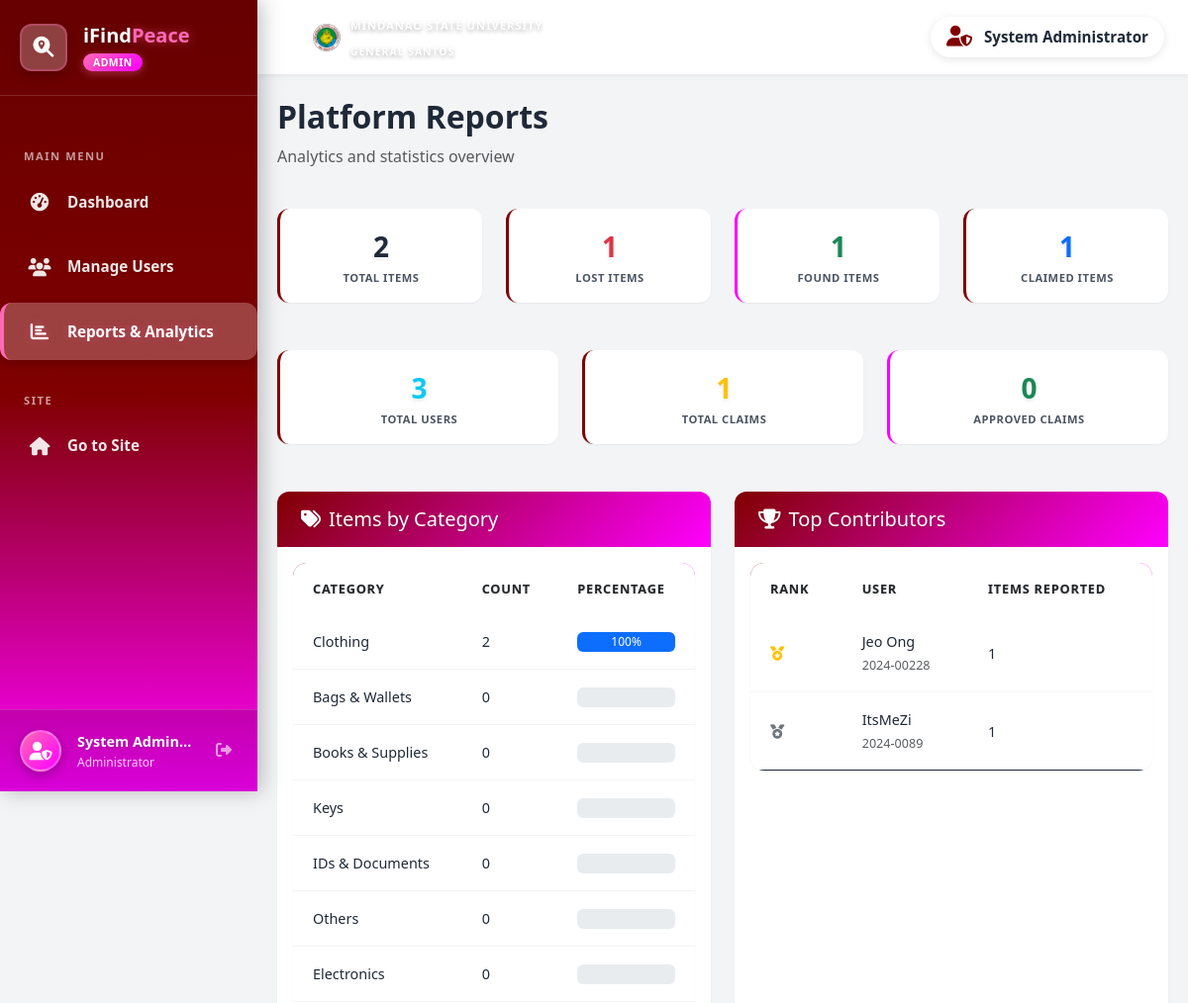
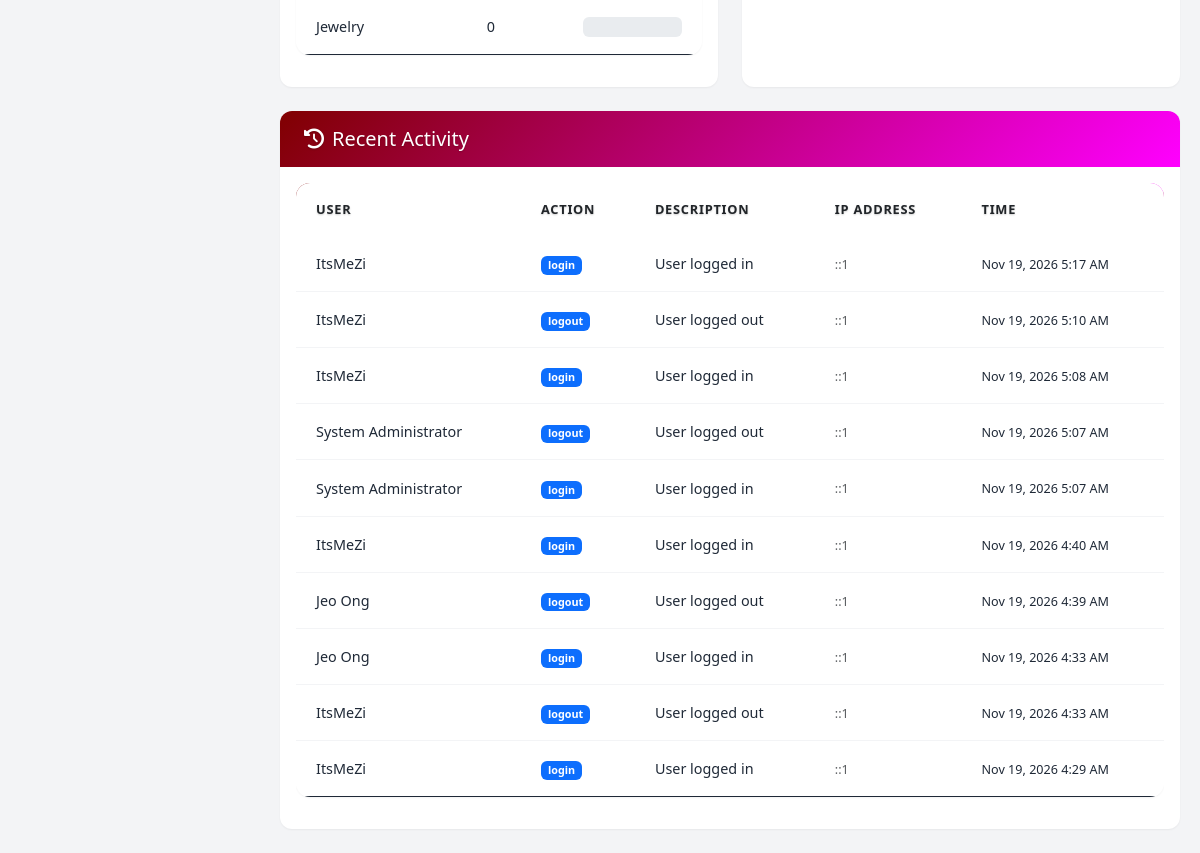
Screenshot of /admin/reports.php (signed in) with the database file from the repository (2 pictures, top to bottom).
### tables this page shows
CREATE TABLE `activity_log` (
  `log_id` int(11) NOT NULL,
  `user_id` int(11) DEFAULT NULL,
  `action` varchar(100) NOT NULL,
  `description` text DEFAULT NULL,
  `ip_address` varchar(45) DEFAULT NULL,
  `created_at` timestamp NOT NULL DEFAULT current_timestamp()
);

CREATE TABLE `users` (
  `user_id` int(11) NOT NULL,
  `student_id` varchar(20) NOT NULL,
  `full_name` varchar(100) NOT NULL,
  `email` varchar(100) NOT NULL,
  `password` varchar(255) NOT NULL,
  `phone` varchar(20) DEFAULT NULL,
  `course` varchar(100) DEFAULT NULL,
  `year_level` varchar(20) DEFAULT NULL,
  `user_type` enum('user','admin') DEFAULT 'user',
  `profile_picture` varchar(255) DEFAULT NULL,
  `honesty_pledge_signed` tinyint(1) DEFAULT 0,
  `pledge_signed_date` datetime DEFAULT NULL,
  `created_at` timestamp NOT NULL DEFAULT current_timestamp(),
  `updated_at` timestamp NOT NULL DEFAULT current_timestamp() ON UPDATE current_timestamp(),
  `status` enum('active','inactive','suspended') DEFAULT 'active'
);

### admin/reports.php (the view, shortened to what this page needs)
<?php
$conn = getDBConnection();
$stats = [
    'total_items' => $conn->query("SELECT COUNT(*) as count FROM items")->fetch_assoc()['count'],
    'lost_items' => $conn->query("SELECT COUNT(*) as count FROM items WHERE item_type = 'lost'")->fetch_assoc()['count'],
    'found_items' => $conn->query("SELECT COUNT(*) as count FROM items WHERE item_type = 'found'")->fetch_assoc()['count'],
    'claimed_items' => $conn->query("SELECT COUNT(*) as count FROM items WHERE status = 'claimed'")->fetch_assoc()['count'],
    'total_users' => $conn->query("SELECT COUNT(*) as count FROM users")->fetch_assoc()['count'],
    'total_claims' => $conn->query("SELECT COUNT(*) as count FROM claims")->fetch_assoc()['count'],
    'approved_claims' => $conn->query("SELECT COUNT(*) as count FROM claims WHERE claim_status = 'approved'")->fetch_assoc()['count'],
];
$category_stats = $conn->query("SELECT c.category_name, COUNT(i.item_id) as count
                                FROM categories c
                                LEFT JOIN items i ON c.category_id = i.category_id
                                GROUP BY c.category_id, c.category_name
                                ORDER BY count DESC");
$recent_activity = $conn->query("SELECT * FROM activity_log ORDER BY created_at DESC LIMIT 10");
$top_users = $conn->query("SELECT u.full_name, u.student_id, COUNT(i.item_id) as item_count
                          FROM users u
                          JOIN items i ON u.user_id = i.user_id
                          GROUP BY u.user_id, u.full_name, u.student_id
                          ORDER BY item_count DESC
                          LIMIT 5");
?>
<!DOCTYPE html>
<html lang="en">
<head>
    <link href="https://cdn.jsdelivr.net/npm/bootstrap@5.3.0/dist/css/bootstrap.min.css" rel="stylesheet">
    <link href="https://cdnjs.cloudflare.com/ajax/libs/font-awesome/6.4.0/css/all.min.css" rel="stylesheet">
    <link href="../assets/css/style.css" rel="stylesheet">
    <link href="../assets/css/sidebar.css" rel="stylesheet">
</head>
<body class="sidebar-layout">
    <?php include 'includes/sidebar.php'; ?>
    <div class="main-content">
        <div class="topbar">
            <div class="topbar-left">
                <div class="msu-nav-text ms-3 d-none d-lg-flex align-items-center">
                    <img src="../assets/images/msu-logo.jpg" alt="MSU Logo" class="msu-logo-icon me-2">
                    <div>
                        <small class="text-white" style="font-size: 0.7rem; letter-spacing: 1px; font-weight: 700; text-shadow: 0 2px 4px rgba(0,0,0,0.3);">MINDANAO STATE UNIVERSITY</small>
                        <br>
                        <small class="text-white" style="font-size: 0.65rem; letter-spacing: 1px; font-weight: 600; text-shadow: 0 2px 4px rgba(0,0,0,0.3);">GENERAL SANTOS</small>
                    </div>
                </div>
            </div>
            <div class="topbar-right">
                <div class="topbar-user">
                    <i class="fas fa-user-shield"></i>
                    <?php echo htmlspecialchars($_SESSION['full_name']); ?>
                </div>
            </div>
        </div>
        <div class="page-content">
        <div class="row mb-4">
            <div class="col-12">
                <h2 class="fw-bold">Platform Reports</h2>
                <p class="text-muted">Analytics and statistics overview</p>
            </div>
        </div>
        <div class="row g-4 mb-5">
            <div class="col-md-3">
                <div class="stat-card text-center">
                    <div class="stat-number"><?php echo $stats['total_items']; ?></div>
                    <div class="stat-label">Total Items</div>
                </div>
            </div>
            <div class="col-md-3">
                <div class="stat-card text-center">
                    <div class="stat-number text-danger"><?php echo $stats['lost_items']; ?></div>
                    <div class="stat-label">Lost Items</div>
                </div>
            </div>
            <div class="col-md-3">
                <div class="stat-card success text-center">
                    <div class="stat-number text-success"><?php echo $stats['found_items']; ?></div>
                    <div class="stat-label">Found Items</div>
                </div>
            </div>
            <div class="col-md-3">
                <div class="stat-card text-center">
                    <div class="stat-number text-primary"><?php echo $stats['claimed_items']; ?></div>
                    <div class="stat-label">Claimed Items</div>
                </div>
            </div>
        </div>
        <div class="row g-4 mb-5">
            <div class="col-md-4">
                <div class="stat-card text-center">
                    <div class="stat-number text-info"><?php echo $stats['total_users']; ?></div>
                    <div class="stat-label">Total Users</div>
                </div>
            </div>
            <div class="col-md-4">
                <div class="stat-card text-center">
                    <div class="stat-number text-warning"><?php echo $stats['total_claims']; ?></div>
                    <div class="stat-label">Total Claims</div>
                </div>
            </div>
            <div class="col-md-4">
                <div class="stat-card success text-center">
                    <div class="stat-number text-success"><?php echo $stats['approved_claims']; ?></div>
                    <div class="stat-label">Approved Claims</div>
                </div>
            </div>
        </div>
        <div class="row">
            <div class="col-lg-6 mb-4">
                <div class="card h-100">
                    <div class="card-header">
                        <h5 class="mb-0"><i class="fas fa-tags me-2"></i>Items by Category</h5>
                    </div>
                    <div class="card-body">
                        <?php if ($category_stats->num_rows > 0): ?>
                            <table class="table">
                                <thead>
                                    <tr>
                                        <th>Category</th>
                                        <th>Count</th>
                                        <th>Percentage</th>
                                    </tr>
                                </thead>
                                <tbody>
                                    <?php
                                    $total = $stats['total_items'];
                                    while ($cat = $category_stats->fetch_assoc()):
                                        $percentage = $total > 0 ? round(($cat['count'] / $total) * 100, 1) : 0;
                                    ?>
                                        <tr>
                                            <td><?php echo htmlspecialchars($cat['category_name']); ?></td>
                                            <td><?php echo $cat['count']; ?></td>
                                            <td>
                                                <div class="progress" style="height: 20px;">
                                                    <div class="progress-bar" role="progressbar" style="width: <?php echo $percentage; ?>%;" aria-valuenow="<?php echo $percentage; ?>" aria-valuemin="0" aria-valuemax="100">
                                                        <?php echo $percentage; ?>%
                                                    </div>
                                                </div>
                                            </td>
                                        </tr>
                                    <?php endwhile; ?>
                                </tbody>
                            </table>
                        <?php else: ?>
                            <p class="text-muted text-center">No data available</p>
                        <?php endif; ?>
                    </div>
                </div>
            </div>
            <div class="col-lg-6 mb-4">
                <div class="card h-100">
                    <div class="card-header">
                        <h5 class="mb-0"><i class="fas fa-trophy me-2"></i>Top Contributors</h5>
                    </div>
                    <div class="card-body">
                        <?php if ($top_users->num_rows > 0): ?>
                            <table class="table">
                                <thead>
                                    <tr>
                                        <th>Rank</th>
                                        <th>User</th>
                                        <th>Items Reported</th>
                                    </tr>
                                </thead>
                                <tbody>
                                    <?php
                                    $rank = 1;
                                    while ($user = $top_users->fetch_assoc()): ?>
                                        <tr>
                                            <td>
                                                <?php if ($rank === 1): ?>
                                                    <i class="fas fa-medal text-warning"></i>
                                                <?php elseif ($rank === 2): ?>
                                                    <i class="fas fa-medal text-secondary"></i>
                                                <?php elseif ($rank === 3): ?>
                                                    <i class="fas fa-medal text-danger"></i>
                                                <?php else: ?>
                                                    <?php echo $rank; ?>
                                                <?php endif; ?>
                                            </td>
                                            <td>
                                                <?php echo htmlspecialchars($user['full_name']); ?>
                                                <br>
                                                <small class="text-muted"><?php echo htmlspecialchars($user['student_id']); ?></small>
                                            </td>
                                            <td><?php echo $user['item_count']; ?></td>
                                        </tr>
                                    <?php
                                    $rank++;
                                    endwhile; ?>
                                </tbody>
                            </table>
                        <?php else: ?>
                            <p class="text-muted text-center">No data available</p>
                        <?php endif; ?>
                    </div>
                </div>
            </div>
        </div>
        <div class="row">
            <div class="col-12">
                <div class="card">
                    <div class="card-header">
                        <h5 class="mb-0"><i class="fas fa-history me-2"></i>Recent Activity</h5>
                    </div>
                    <div class="card-body">
                        <?php if ($recent_activity->num_rows > 0): ?>
                            <div class="table-responsive">
                                <table class="table">
                                    <thead>
                                        <tr>
                                            <th>User</th>
                                            <th>Action</th>
                                            <th>Description</th>
                                            <th>IP Address</th>
                                            <th>Time</th>
                                        </tr>
                                    </thead>
                                    <tbody>
                                        <?php while ($activity = $recent_activity->fetch_assoc()): ?>
                                            <tr>
                                                <td>
                                                    <?php if ($activity['user_id']): ?>
                                                        <?php
                                                        $conn = getDBConnection();
                                                        $stmt = $conn->prepare("SELECT full_name FROM users WHERE user_id = ?");
                                                        $stmt->bind_param("i", $activity['user_id']);
                                                        $stmt->execute();
                                                        $user = $stmt->get_result()->fetch_assoc();
                                                        echo htmlspecialchars(is_array($user) ? $user['full_name'] : 'Unknown');
                                                        ?>
                                                    <?php else: ?>
                                                        System
                                                    <?php endif; ?>
                                                </td>
                                                <td>
                                                    <span class="badge bg-primary"><?php echo htmlspecialchars($activity['action']); ?></span>
                                                </td>
                                                <td><?php echo htmlspecialchars($activity['description'] ?? '-'); ?></td>
                                                <td><small class="text-muted"><?php echo htmlspecialchars($activity['ip_address'] ?? '-'); ?></small></td>
                                                <td><small><?php echo date('M d, Y g:i A', strtotime($activity['created_at'])); ?></small></td>
                                            </tr>
                                        <?php endwhile; ?>
                                    </tbody>
                                </table>
                            </div>
                        <?php else: ?>
                            <p class="text-muted text-center">No recent activity</p>
                        <?php endif; ?>
                    </div>
                </div>
            </div>
        </div>
        </div>
    </div>
</body>
</html>

### rows the page displays
activity_log: user.full_name "ItsMeZi", action "login", description "User logged in", ip_address "::1", created_at "Nov 19, 2026 5:17 AM"
activity_log: user.full_name "ItsMeZi", action "logout", description "User logged out", ip_address "::1", created_at "Nov 19, 2026 5:10 AM"
activity_log: user.full_name "ItsMeZi", action "login", description "User logged in", ip_address "::1", created_at "Nov 19, 2026 5:08 AM"
activity_log: user.full_name "System Administrator", action "logout", description "User logged out", ip_address "::1", created_at "Nov 19, 2026 5:07 AM"
activity_log: user.full_name "System Administrator", action "login", description "User logged in", ip_address "::1", created_at "Nov 19, 2026 5:07 AM"
activity_log: user.full_name "ItsMeZi", action "login", description "User logged in", ip_address "::1", created_at "Nov 19, 2026 4:40 AM"
activity_log: user.full_name "Jeo Ong", action "logout", description "User logged out", ip_address "::1", created_at "Nov 19, 2026 4:39 AM"
activity_log: user.full_name "Jeo Ong", action "login", description "User logged in", ip_address "::1", created_at "Nov 19, 2026 4:33 AM"
activity_log: user.full_name "ItsMeZi", action "logout", description "User logged out", ip_address "::1", created_at "Nov 19, 2026 4:33 AM"
activity_log: user.full_name "ItsMeZi", action "login", description "User logged in", ip_address "::1", created_at "Nov 19, 2026 4:29 AM"

### other values shown
$_SESSION['full_name'] "System Admin…"
$_SESSION['full_name'] "System Administrator"
$stats['total_items'] "2"
$stats['lost_items'] "1"
$stats['found_items'] "1"
$stats['claimed_items'] "1"
$stats['total_users'] "3"
$stats['total_claims'] "1"
$stats['approved_claims'] "0"
$cat['category_name'] "Clothing"
$cat['count'] "2"
$percentage "100"
$cat['category_name'] "Bags & Wallets"
$cat['count'] "0"
$cat['category_name'] "Books & Supplies"
